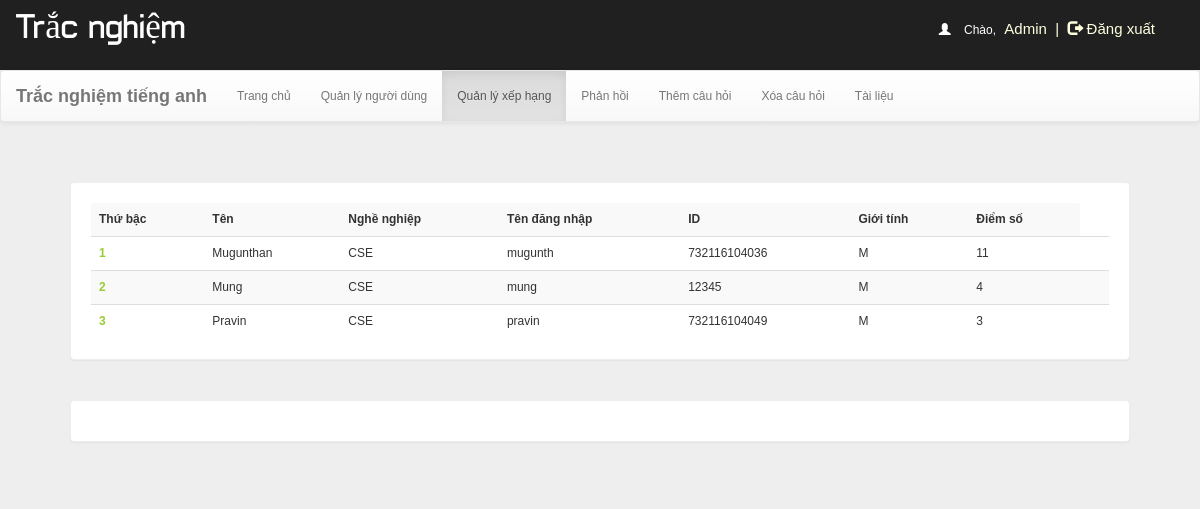
Page /dash.php?q=2 (signed in) on the committed database.
### tables this page shows
CREATE TABLE `rank` (
  `id` int(100) NOT NULL,
  `username` varchar(50) NOT NULL,
  `score` int(11) NOT NULL,
  `time` timestamp NOT NULL DEFAULT current_timestamp() ON UPDATE current_timestamp()
);

CREATE TABLE `user` (
  `id` int(100) NOT NULL,
  `name` varchar(50) NOT NULL,
  `rollno` varchar(20) NOT NULL,
  `branch` varchar(20) NOT NULL,
  `gender` varchar(5) NOT NULL,
  `username` varchar(50) NOT NULL,
  `phno` bigint(20) NOT NULL,
  `password` varchar(50) NOT NULL
);

### dash.php (the view, shortened to what this page needs)
<!DOCTYPE html PUBLIC "-//W3C//DTD XHTML 1.0 Transitional//EN" "http://www.w3.org/TR/xhtml1/DTD/xhtml1-transitional.dtd">
<html xmlns="http://www.w3.org/1999/xhtml">
<head>
    <link  rel="stylesheet" href="css/bootstrap.min.css"/>
    <link  rel="stylesheet" href="css/bootstrap-theme.min.css"/>
    <link rel="stylesheet" href="css/main.css">
    <link  rel="stylesheet" href="css/font.css">
   </head>
   <body  style="background:#eee;">
    <body  style="background:#eee;">
        <div class="header">
            <div class="row">
                <div class="col-lg-6">
                    <span class="logo">Trắc nghiệm</span></div>
                    <?php
                    include_once 'dbConnection.php';
                    if (!(isset($_SESSION['username']))  || ($_SESSION['key']) != '54585c506829293a2d4c3b68543b316e2e7a2d277858545a36362e5f39') {
                        session_destroy();
                        header("location:index.php");
                    } else {
                        $name     = $_SESSION['name'];
                        $username = $_SESSION['username'];
                        echo '<span class="pull-right top title1" ><span style="color:white"><span class="glyphicon glyphicon-user" aria-hidden="true"></span>&nbsp;&nbsp;&nbsp;&nbsp;Chào,</span> <span class="log log1" style="color:lightyellow">' . $name . '&nbsp;&nbsp;|&nbsp;&nbsp;<a href="logout.php?q=account.php" style="color:lightyellow"><span class="glyphicon glyphicon-log-out" aria-hidden="true"></span>&nbsp;Đăng xuất</button></a></span>';
                    }
                    ?>
                </div></div>
                <nav class="navbar navbar-default title1">
                  <div class="container-fluid">
                    <div class="navbar-header">
                    <a class="navbar-brand" href="dash.php?q=0"><b>Trắc nghiệm tiếng anh</b></a>
                </div>
                <div class="collapse navbar-collapse" id="bs-example-navbar-collapse-1">
                  <ul class="nav navbar-nav">
                    <li <?php
                    if (@$_GET['q'] == 0)
                        echo 'class="active"';
                    ?>><a href="dash.php?q=0">Trang chủ<span class="sr-only"></span></a></li>
                    <li <?php
                    if (@$_GET['q'] == 1)
                        echo 'class="active"';
                    ?>><a href="dash.php?q=1">Quản lý người dùng</a></li>
                    <li <?php
                    if (@$_GET['q'] == 2)
                        echo 'class="active"';
                    ?>><a href="dash.php?q=2">Quản lý xếp hạng</a></li>
                    <li <?php
                    if (@$_GET['q'] == 3)
                        echo 'class="active"';
                    ?>><a href="dash.php?q=3">Phản hồi</a></li>
                    <li <?php
                    if (@$_GET['q'] == 4)
                        echo 'class="active"';
                    ?>><a href="dash.php?q=4">Thêm câu hỏi</a></li>
                    <li <?php
                    if (@$_GET['q'] == 5)
                        echo 'class="active"';
                    ?>><a href="dash.php?q=5">Xóa câu hỏi</a></li>
                    <li <?php
                    if (@$_GET['q'] == 6)
                        echo 'class="active"';
                    ?>><a href="dash.php?q=6">Tài liệu</a></li>
                </ul>
            </div>
        </div>
    </nav>
    <div class="container">
        <div class="row">
            <div class="col-md-12">
                <?php
                if (@$_GET['q'] == 2) {
                    if(isset($_GET['show'])){
                        $show = $_GET['show'];
                        $showfrom = (($show-1)*10) + 1;
                        $showtill = $showfrom + 9;
                    }
                    else{
                        $showfrom = 1;
                    }
                    $q = mysqli_query($con, "SELECT * FROM rank") or die('Error223');
                    echo '<div class="panel title">
                    <table class="table table-striped title1" >
                    <tr><td style="vertical-align:middle"><b>Thứ bậc</b></td><td style="vertical-align:middle"><b>Tên</b></td><td style="vertical-align:middle"><b>Nghề nghiệp</b></td><td style="vertical-align:middle"><b>Tên đăng nhập</b></td><td style="vertical-align:middle"><b>ID</b></td><td style="vertical-align:middle"><b>Giới tính</b></td><td style="vertical-align:middle"><b>Điểm số</b></td></tr>';
                    $c = $showfrom-1;
                    $total = mysqli_num_rows($q);
                    if($total >= $showfrom){
                        $q = mysqli_query($con, "SELECT * FROM rank ORDER BY score DESC, time ASC LIMIT ".($showfrom-1).",10") or die('Error223');
                        while ($row = mysqli_fetch_array($q)) {
                            $e = $row['username'];
                            $s = $row['score'];
                            $q12 = mysqli_query($con, "SELECT * FROM user WHERE username='$e' ") or die('Error231');
                            while ($row = mysqli_fetch_array($q12)) {
                                $name     = $row['name'];
                                $branch   = $row['branch'];
                                $username = $row['username'];
                                $rollno     = $row['rollno'];
                                $gender   = $row['gender'];
                            }
                            $c++;
                            echo '<tr><td style="color:#99cc32"><b>' . $c . '</b></td><td style="vertical-align:middle">' . $name . '</td><td style="vertical-align:middle">' . $branch . '</td><td style="vertical-align:middle">' . $username . '</td><td style="vertical-align:middle">' . $rollno . '</td><td style="vertical-align:middle">' . $gender . '</td><td style="vertical-align:middle">' . $s . '</td><td style="vertical-align:middle">';
                        }
                    }
                    else{
                    }
                    echo '</table></div>';
                    echo '<div class="panel title"><table class="table table-striped title1" ><tr>';
                    echo '</tr></table></div>';
                }
                ?>
            </div>
        </div></div>
    </body>
    </html>

### css/main.css (style rules this page uses)
body { overflow-x:hidden;width:100%;font: 12px "Century Gothic", "Times Roman", sans-serif;background:#eee;min-height:550px;background-attachment:fixed; }
.panel { border-color:#eee;margin:40px;padding:20px;font: 15px "Century Gothic", "Times Roman", sans-serif; }
.title { font-family:'typo'; }
.header { background:#202020;height:70px; }
.logo { font-family:'typo';font-size:35px;color:#ffffff;margin:15px; }
.title1 { font: 12px "Century Gothic", "Times Roman", sans-serif; }
.top { margin-top:20px; }
.log1 { font: 15px 'Ubuntu', sans-serif;color:#0000ff;margin-left:10px; }
.log { margin:10px;margin-right:60px;margin-left:5px;color:#ffffb3;text-decoration:none;font-size:20px;font-size:15px; }

### rows in the picture
rank: user.name "Mugunthan", user.branch "CSE", user.username "mugunth", user.rollno "732116104036", user.gender "M", score "11"
rank: user.name "Mung", user.branch "CSE", user.username "mung", user.rollno "12345", user.gender "M", score "4"
rank: user.name "Pravin", user.branch "CSE", user.username "pravin", user.rollno "732116104049", user.gender "M", score "3"

### other values in the picture
$name "Admin"
